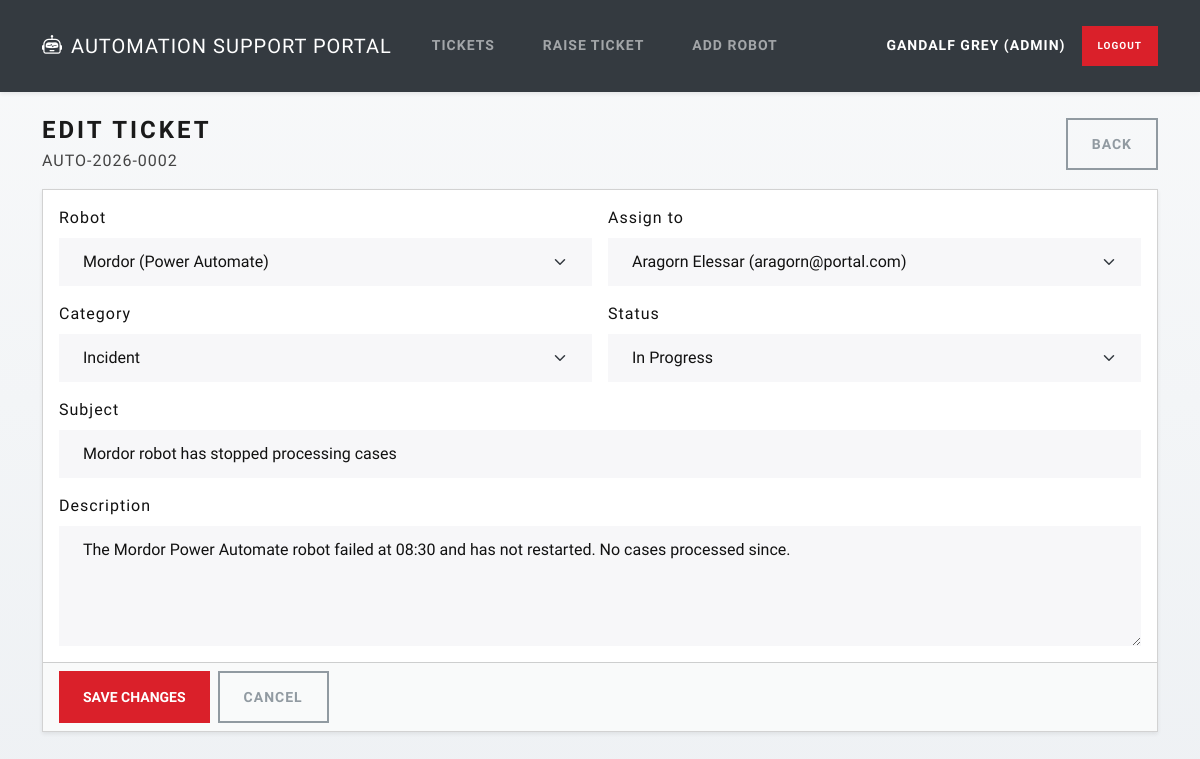
The page /tickets/2/edit (signed in) on the database its author committed.
### models.py (models this page shows, shortened)
class User(db.Model):
    id = db.Column(db.Integer, primary_key=True)
    name = db.Column(db.String(80), nullable=False)
    email = db.Column(db.String(120), unique=True, nullable=False)  # Email must be unique
    role = db.Column(db.String(10), nullable=False, default="regular")
    password_hash = db.Column(db.String(255), nullable=False)  # Stored as a hash

class Ticket(db.Model):
    id = db.Column(db.Integer, primary_key=True)
    ticket_ref = db.Column(db.String(30), unique=True, nullable=False)
    robot_id = db.Column(db.Integer, db.ForeignKey("robot.id"), nullable=False)
    robot = db.relationship("Robot", backref=db.backref("tickets", lazy=True))
    created_by_user_id = db.Column(db.Integer, db.ForeignKey("user.id"), nullable=False)
    created_by = db.relationship("User", foreign_keys=[created_by_user_id])
    assigned_to_user_id = db.Column(db.Integer, db.ForeignKey("user.id"), nullable=True)
    assigned_to = db.relationship("User", foreign_keys=[assigned_to_user_id])
    category = db.Column(db.String(30), nullable=False)
    subject = db.Column(db.String(140), nullable=False)
    description = db.Column(db.Text, nullable=False)
    status = db.Column(db.String(30), nullable=False, default="New")
    updated_at = db.Column(db.DateTime, default=lambda: datetime.now(UTC), onupdate=lambda: datetime.now(UTC))

class Robot(db.Model):
    id = db.Column(db.Integer, primary_key=True)
    name = db.Column(db.String(120), nullable=False)
    platform = db.Column(db.String(40), nullable=False)
    is_active = db.Column(db.Boolean, nullable=False, default=True)

### app.py (the view, shortened to what this page needs)
@app.route("/tickets/<int:ticket_id>/edit", methods=["GET", "POST"])  # Edit ticket
@login_required
def edit_ticket(ticket_id: int):
    ticket = Ticket.query.get_or_404(ticket_id)
    users = User.query.order_by(User.name.asc()).all()
    robots = Robot.query.order_by(Robot.name.asc()).all()
    return render_template("edit_ticket.html", ticket=ticket, users=users, robots=robots)

### helpers.py (called while the page is built)
def login_required(view_func):  # redirect unauthenticated users to the login page
    @wraps(view_func)
    def wrapper(*args, **kwargs):
        if "user_id" not in session:
            return redirect(url_for("login"))
        return view_func(*args, **kwargs)
    return wrapper

### templates/edit_ticket.html (shortened to what this page needs)
{% extends "base.html" %}
{% block content %}
<div class="d-flex justify-content-between align-items-center mb-3">
  <div>
    <h1 class="h3 mb-1">Edit ticket</h1>
    <div class="text-muted">{{ ticket.ticket_ref }}</div>
  </div>
  <a class="btn btn-outline-secondary" href="{{ url_for('ticket_detail', ticket_id=ticket.id) }}">Back</a>
</div>
<form method="post" class="card shadow-sm">
  <div class="card-body">
    <div class="row g-3">
      <div class="col-md-6">
        <label for="robot_id" class="form-label">Robot</label>
        <select id="robot_id" name="robot_id" class="form-select" required>
          {% for r in robots %}
            <option value="{{ r.id }}" {% if r.id == ticket.robot_id %}selected{% endif %}>
              {{ r.name }} ({{ r.platform }})
            </option>
          {% endfor %}
        </select>
      </div>
      <div class="col-md-6">
        <label for="assigned_to_id" class="form-label">Assign to</label>
        <select id="assigned_to_id" name="assigned_to_id" class="form-select">
          {% for u in users %}
            <option value="{{ u.id }}" {% if ticket.assigned_to_user_id == u.id %}selected{% endif %}>
              {{ u.name }} ({{ u.email }})
            </option>
          {% endfor %}
        </select>
      </div>
      <div class="col-md-6">
        <label for="category" class="form-label">Category</label>
        <select id="category" name="category" class="form-select" required>
          {% for c in ["StatusCheck","StatsRequest","Incident","ChangeRequest","Other"] %}
            <option value="{{ c }}" {% if ticket.category == c %}selected{% endif %}>{{ c }}</option>
          {% endfor %}
        </select>
      </div>
      <div class="col-md-6">
        <label for="status" class="form-label">Status</label>
        <select id="status" name="status" class="form-select" required>
          {% for s in ["New","In Progress","Waiting on Requestor","Resolved","Closed"] %}
            <option value="{{ s }}" {% if ticket.status == s %}selected{% endif %}>{{ s }}</option>
          {% endfor %}
        </select>
      </div>
      <div class="col-12">
        <label for="subject" class="form-label">Subject</label>
        <input id="subject" name="subject" class="form-control" value="{{ ticket.subject }}" required minlength="5">
      </div>
      <div class="col-12">
        <label for="description" class="form-label">Description</label>
        <textarea
          id="description"
          name="description"
          class="form-control"
          required
          minlength="10"
          style="min-height: 120px; resize: vertical; overflow: hidden;"
          oninput="this.style.height = 'auto'; this.style.height = this.scrollHeight + 'px';"
        >{{ ticket.description }}</textarea>
      </div>
    </div>
  </div>
  <div class="card-footer d-flex gap-2">
    <button class="btn btn-primary" type="submit">Save changes</button>
    <a class="btn btn-outline-secondary" href="{{ url_for('ticket_detail', ticket_id=ticket.id) }}">Cancel</a>
  </div>
</form>
{% endblock %}

### templates/base.html (shortened to what this page needs)
<!doctype html>
<html lang="en">
<head>
  <link href="https://cdn.jsdelivr.net/npm/bootswatch@5.3.3/dist/lux/bootstrap.min.css" rel="stylesheet">
  <link href="https://cdn.jsdelivr.net/npm/bootstrap-icons@1.11.3/font/bootstrap-icons.css" rel="stylesheet">
</head>
<body>
<nav class="navbar navbar-expand-lg navbar-dark bg-dark shadow-sm">
  <div class="container">
    <a class="navbar-brand fw-semibold" href="{{ url_for('list_tickets') }}">
      <i class="bi bi-robot me-2"></i>Automation Support Portal
    </a>
    <div class="collapse navbar-collapse" id="nav">
      {% if session.get("user_id") %}
        <ul class="navbar-nav me-auto">
          <li class="nav-item">
            <a class="nav-link" href="{{ url_for('list_tickets') }}">Tickets</a>
          </li>
          <li class="nav-item">
            <a class="nav-link" href="{{ url_for('add_ticket') }}">Raise Ticket</a>
          </li>
          {% if session.get("user_role") == "admin" %}
          <li class="nav-item">
            <a class="nav-link" href="{{ url_for('add_robot') }}">Add Robot</a>
          </li>
          {% endif %}
        </ul>
        <span class="navbar-text text-white small me-3">
          {{ session.get("user_name") }} ({{ session.get("user_role") }})
        </span>
        <a class="btn btn-primary btn-sm" href="{{ url_for('logout') }}">Logout</a>
      {% else %}
        <ul class="navbar-nav me-auto"></ul>
        <a class="btn btn-outline-light btn-sm me-2" href="{{ url_for('login') }}">Login</a>
        <a class="btn btn-primary btn-sm" href="{{ url_for('register') }}">Register</a>
      {% endif %}
    </div>
  </div>
</nav>
<main class="container py-4">
  {% block content %}{% endblock %}
</main>
</body>
</html>

### templates/base.html (style rules this page uses)
:root { --bs-primary: #da202a; --bs-primary-rgb: 218, 32, 42; --bs-body-color: #111111; --bs-body-font-size: 1rem; }
body { background: linear-gradient(180deg, #f8f9fa 0%, #eef1f4 100%); min-height: 100vh; font-size: 1rem; color: #111111; }
p, li, td, th, dd, dt, label, span, div { color: #111111; }
.text-muted { color: #444444 !important; }
.small, small { color: #444444; font-size: 0.875rem; }
.form-label { color: #111111; font-weight: 500; font-size: 1rem; }
.form-control, .form-select { color: #111111; font-size: 1rem; }
.btn-primary { background-color: #da202a; border-color: #da202a; }
a { color: #da202a; }

### rows shown on the page
User: get "GANDALF GREY"
Ticket: ticket_ref "AUTO-2026-0002", robot_id "Mordor (Power Automate)", assigned_to_id "Aragorn Elessar (aragorn@portal.com)", category "Incident", status "In Progress", subject "Mordor robot has stopped processing cases", description "The Mordor Power Automate robot failed at 08:30 and has not restarted. No cases processed since."

### other values the page prints
{{ session.get("user_role") }} "ADMIN"
